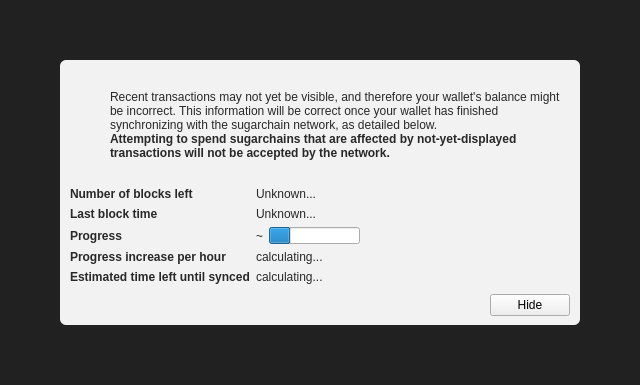
<?xml version="1.0" encoding="UTF-8"?>
<ui version="4.0">
 <class>ModalOverlay</class>
 <widget class="ModalOverlay" name="ModalOverlay">
  <property name="geometry">
   <rect>
    <x>0</x>
    <y>0</y>
    <width>640</width>
    <height>385</height>
   </rect>
  </property>
  <property name="windowTitle">
   <string>Form</string>
  </property>
  <layout class="QVBoxLayout" name="verticalLayout" stretch="0">
   <property name="sizeConstraint">
    <enum>QLayout::SetDefaultConstraint</enum>
   </property>
   <property name="leftMargin">
    <number>0</number>
   </property>
   <property name="topMargin">
    <number>0</number>
   </property>
   <property name="rightMargin">
    <number>0</number>
   </property>
   <property name="bottomMargin">
    <number>0</number>
   </property>
   <item>
    <widget class="QWidget" name="bgWidget" native="true">
     <property name="styleSheet">
      <string notr="true">#bgWidget { background: rgba(0,0,0,220); }</string>
     </property>
     <layout class="QVBoxLayout" name="verticalLayoutMain" stretch="1">
      <property name="leftMargin">
       <number>60</number>
      </property>
      <property name="topMargin">
       <number>60</number>
      </property>
      <property name="rightMargin">
       <number>60</number>
      </property>
      <property name="bottomMargin">
       <number>60</number>
      </property>
      <item>
       <widget class="QWidget" name="contentWidget" native="true">
        <property name="styleSheet">
         <string notr="true">#contentWidget { background: rgba(255,255,255,240); border-radius: 6px; }

QLabel { color: rgb(40,40,40);  }</string>
        </property>
        <layout class="QVBoxLayout" name="verticalLayoutSub" stretch="1,0,0,0">
         <property name="spacing">
          <number>0</number>
         </property>
         <property name="leftMargin">
          <number>10</number>
         </property>
         <property name="topMargin">
          <number>10</number>
         </property>
         <property name="rightMargin">
          <number>10</number>
         </property>
         <property name="bottomMargin">
          <number>10</number>
         </property>
         <item>
          <layout class="QHBoxLayout" name="horizontalLayoutIconText" stretch="0,1">
           <property name="topMargin">
            <number>20</number>
           </property>
           <item>
            <layout class="QVBoxLayout" name="verticalLayoutIcon">
             <property name="leftMargin">
              <number>0</number>
             </property>
             <item>
              <widget class="QPushButton" name="warningIcon">
               <property name="enabled">
                <bool>false</bool>
               </property>
               <property name="text">
                <string/>
               </property>
               <property name="icon">
                <iconset>
                 <normaloff>:/icons/warning</normaloff>
                 <disabledoff>:/icons/warning</disabledoff>:/icons/warning</iconset>
               </property>
               <property name="iconSize">
                <size>
                 <width>48</width>
                 <height>48</height>
                </size>
               </property>
               <property name="flat">
                <bool>true</bool>
               </property>
              </widget>
             </item>
             <item>
              <spacer name="verticalSpacerWarningIcon">
               <property name="orientation">
                <enum>Qt::Vertical</enum>
               </property>
               <property name="sizeHint" stdset="0">
                <size>
                 <width>20</width>
                 <height>40</height>
                </size>
               </property>
              </spacer>
             </item>
            </layout>
           </item>
           <item>
            <layout class="QVBoxLayout" name="verticalLayoutInfoText">
             <property name="leftMargin">
              <number>0</number>
             </property>
             <property name="topMargin">
              <number>0</number>
             </property>
             <item>
              <widget class="QLabel" name="infoText">
               <property name="text">
                <string>Recent transactions may not yet be visible, and therefore your wallet's balance might be incorrect. This information will be correct once your wallet has finished synchronizing with the sugarchain network, as detailed below.</string>
               </property>
               <property name="textFormat">
                <enum>Qt::RichText</enum>
               </property>
               <property name="wordWrap">
                <bool>true</bool>
               </property>
              </widget>
             </item>
             <item>
              <widget class="QLabel" name="infoTextStrong">
               <property name="font">
                <font>
                 <weight>75</weight>
                 <bold>true</bold>
                </font>
               </property>
               <property name="text">
                <string>Attempting to spend sugarchains that are affected by not-yet-displayed transactions will not be accepted by the network.</string>
               </property>
               <property name="textFormat">
                <enum>Qt::RichText</enum>
               </property>
               <property name="wordWrap">
                <bool>true</bool>
               </property>
              </widget>
             </item>
             <item>
              <spacer name="verticalSpacerInTextSpace">
               <property name="orientation">
                <enum>Qt::Vertical</enum>
               </property>
               <property name="sizeHint" stdset="0">
                <size>
                 <width>20</width>
                 <height>40</height>
                </size>
               </property>
              </spacer>
             </item>
            </layout>
           </item>
          </layout>
         </item>
         <item>
          <spacer name="verticalSpacerAfterText">
           <property name="orientation">
            <enum>Qt::Vertical</enum>
           </property>
           <property name="sizeHint" stdset="0">
            <size>
             <width>20</width>
             <height>40</height>
            </size>
           </property>
          </spacer>
         </item>
         <item>
          <layout class="QFormLayout" name="formLayout">
           <property name="fieldGrowthPolicy">
            <enum>QFormLayout::FieldsStayAtSizeHint</enum>
           </property>
           <property name="horizontalSpacing">
            <number>6</number>
           </property>
           <property name="verticalSpacing">
            <number>6</number>
           </property>
           <property name="topMargin">
            <number>10</number>
           </property>
           <item row="0" column="0">
            <widget class="QLabel" name="labelNumberOfBlocksLeft">
             <property name="font">
              <font>
               <weight>75</weight>
               <bold>true</bold>
              </font>
             </property>
             <property name="text">
              <string>Number of blocks left</string>
             </property>
            </widget>
           </item>
           <item row="0" column="1">
            <widget class="QLabel" name="numberOfBlocksLeft">
             <property name="text">
              <string>Unknown...</string>
             </property>
            </widget>
           </item>
           <item row="1" column="0">
            <widget class="QLabel" name="labelLastBlockTime">
             <property name="font">
              <font>
               <weight>75</weight>
               <bold>true</bold>
              </font>
             </property>
             <property name="text">
              <string>Last block time</string>
             </property>
            </widget>
           </item>
           <item row="1" column="1">
            <widget class="QLabel" name="newestBlockDate">
             <property name="sizePolicy">
              <sizepolicy hsizetype="Maximum" vsizetype="Preferred">
               <horstretch>0</horstretch>
               <verstretch>0</verstretch>
              </sizepolicy>
             </property>
             <property name="text">
              <string>Unknown...</string>
             </property>
            </widget>
           </item>
           <item row="2" column="0">
            <widget class="QLabel" name="labelSyncDone">
             <property name="font">
              <font>
               <weight>75</weight>
               <bold>true</bold>
              </font>
             </property>
             <property name="text">
              <string>Progress</string>
             </property>
            </widget>
           </item>
           <item row="2" column="1">
            <layout class="QHBoxLayout" name="horizontalLayoutSync" stretch="0,1">
             <item>
              <widget class="QLabel" name="percentageProgress">
               <property name="text">
                <string notr="true">~</string>
               </property>
              </widget>
             </item>
             <item>
              <widget class="QProgressBar" name="progressBar">
               <property name="value">
                <number>24</number>
               </property>
               <property name="format">
                <string/>
               </property>
              </widget>
             </item>
            </layout>
           </item>
           <item row="4" column="0">
            <widget class="QLabel" name="labelProgressIncrease">
             <property name="font">
              <font>
               <weight>75</weight>
               <bold>true</bold>
              </font>
             </property>
             <property name="text">
              <string>Progress increase per hour</string>
             </property>
            </widget>
           </item>
           <item row="4" column="1">
            <widget class="QLabel" name="progressIncreasePerH">
             <property name="text">
              <string>calculating...</string>
             </property>
            </widget>
           </item>
           <item row="5" column="0">
            <widget class="QLabel" name="labelEstimatedTimeLeft">
             <property name="font">
              <font>
               <weight>75</weight>
               <bold>true</bold>
              </font>
             </property>
             <property name="text">
              <string>Estimated time left until synced</string>
             </property>
            </widget>
           </item>
           <item row="5" column="1">
            <widget class="QLabel" name="expectedTimeLeft">
             <property name="text">
              <string>calculating...</string>
             </property>
            </widget>
           </item>
          </layout>
         </item>
         <item>
          <layout class="QHBoxLayout" name="horizontalLayoutButtons">
           <property name="leftMargin">
            <number>10</number>
           </property>
           <property name="topMargin">
            <number>10</number>
           </property>
           <item>
            <spacer name="horizontalSpacer">
             <property name="orientation">
              <enum>Qt::Horizontal</enum>
             </property>
             <property name="sizeHint" stdset="0">
              <size>
               <width>40</width>
               <height>20</height>
              </size>
             </property>
            </spacer>
           </item>
           <item>
            <widget class="QPushButton" name="closeButton">
             <property name="text">
              <string>Hide</string>
             </property>
            </widget>
           </item>
          </layout>
         </item>
        </layout>
       </widget>
      </item>
     </layout>
    </widget>
   </item>
  </layout>
 </widget>
 <customwidgets>
  <customwidget>
   <class>ModalOverlay</class>
   <extends>QWidget</extends>
   <header>qt/modaloverlay.h</header>
   <container>1</container>
  </customwidget>
 </customwidgets>
 <resources/>
 <connections/>
</ui>
